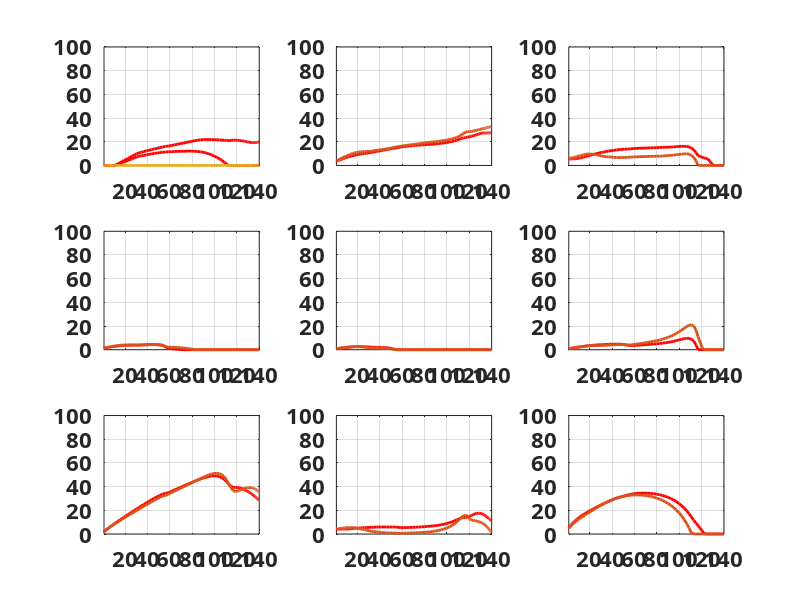

Source code (MATLAB):
% Clean workspace
clc; clear all; close all;

load EFDATA_MOD;
EFDATAD = EFDATA;
load EFDATA_VHP;

load KEDATA_VHP;
vartheta = KEDATA.Joint_Angle_Evolution(8,1:end-2);
vartheta (1,1) = 0;

ADF = EFDATAD{22,1}.Forces(1:end-2,1)*100/277.48;
ADFA = EFDATAD{22,1}.Forces(1:end-2,2)*100/277.48;
MDF = EFDATAD{23,1}.Forces(1:end-2,1)*100/1860.52;
PDF = EFDATAD{24,1}.Forces(1:end-2,1)*100/567.15;
SUF = EFDATAD{25,1}.Forces(1:end-2,1)*100/687.84;
INF = EFDATAD{26,1}.Forces(1:end-2,1)*100/1099.61;
SBF = EFDATAD{27,1}.Forces(1:end-2,1)*100/1177.93;
TMF = EFDATAD{28,1}.Forces(1:end-2,1)*100/223.35;
TJF = EFDATAD{29,1}.Forces(1:end-2,1)*100/514.51;
CRF = EFDATAD{30,1}.Forces(1:end-2,1)*100/150.05;

ADS = EFDATA{22,1}.Forces(1:end-2,1)*100/277.48;
MDS = EFDATA{23,1}.Forces(1:end-2,1)*100/1860.52;
PDS = EFDATA{24,1}.Forces(1:end-2,1)*100/567.15;
SUS = EFDATA{25,1}.Forces(1:end-2,1)*100/687.84;
INS = EFDATA{26,1}.Forces(1:end-2,1)*100/1099.61;
SBS = EFDATA{27,1}.Forces(1:end-2,1)*100/1177.93;
TMS = EFDATA{28,1}.Forces(1:end-2,1)*100/223.35;
TJS = EFDATA{29,1}.Forces(1:end-2,1)*100/514.51;
CRS = EFDATA{30,1}.Forces(1:end-2,1)*100/150.05;

figure('color', 'white');
subplot(3,3,1)
plot(-vartheta'*180/pi, ADF, 'linewidth', 2, 'color', 'red');
hold on;
plot(-vartheta'*180/pi, ADFA, 'linewidth', 2, 'color', 'red');
plot(-vartheta'*180/pi, ADS, 'linewidth', 2);
grid on;
xlim([1, 140]);
ylim([0, 100]);
set(gca, 'xtick', [0, 20, 40, 60, 80, 100, 120, 140], 'fontsize', 16, 'fontweight', 'bold', 'fontname', 'sansserif');
set(gca, 'ytick', [0, 20, 40, 60, 80, 100]);

subplot(3,3,2)
plot(-vartheta'*180/pi, MDF, 'linewidth', 2, 'color', 'red');
hold on;
plot(-vartheta'*180/pi, MDS, 'linewidth', 2);
grid on;
xlim([1, 140]);
ylim([0, 100]);
set(gca, 'xtick', [0, 20, 40, 60, 80, 100, 120, 140], 'fontsize', 16, 'fontweight', 'bold', 'fontname', 'sansserif');
set(gca, 'ytick', [0, 20, 40, 60, 80, 100]);
subplot(3,3,3)
plot(-vartheta'*180/pi, PDF, 'linewidth', 2, 'color', 'red');
hold on;
plot(-vartheta'*180/pi, PDS, 'linewidth', 2);
grid on;
xlim([1, 140]);
ylim([0, 100]);
set(gca, 'xtick', [0, 20, 40, 60, 80, 100, 120, 140], 'fontsize', 16, 'fontweight', 'bold', 'fontname', 'sansserif');
set(gca, 'ytick', [0, 20, 40, 60, 80, 100]);

subplot(3,3,4)
plot(-vartheta'*180/pi, SUF, 'linewidth', 2, 'color', 'red');
hold on;
plot(-vartheta'*180/pi, SUS, 'linewidth', 2);
grid on;
xlim([1, 140]);
ylim([0, 100]);
set(gca, 'xtick', [0, 20, 40, 60, 80, 100, 120, 140], 'fontsize', 16, 'fontweight', 'bold', 'fontname', 'sansserif');
set(gca, 'ytick', [0, 20, 40, 60, 80, 100]);

subplot(3,3,5)
plot(-vartheta'*180/pi, INF, 'linewidth', 2, 'color', 'red');
hold on;
plot(-vartheta'*180/pi, INS, 'linewidth', 2);
grid on;
xlim([1, 140]);
ylim([0, 100]);
set(gca, 'xtick', [0, 20, 40, 60, 80, 100, 120, 140], 'fontsize', 16, 'fontweight', 'bold', 'fontname', 'sansserif');
set(gca, 'ytick', [0, 20, 40, 60, 80, 100]);

subplot(3,3,6)
plot(-vartheta'*180/pi, SBF, 'linewidth', 2, 'color', 'red');
hold on;
plot(-vartheta'*180/pi, SBS, 'linewidth', 2);
grid on;
xlim([1, 140]);
ylim([0, 100]);
set(gca, 'xtick', [0, 20, 40, 60, 80, 100, 120, 140], 'fontsize', 16, 'fontweight', 'bold', 'fontname', 'sansserif');
set(gca, 'ytick', [0, 20, 40, 60, 80, 100]);

subplot(3,3,7)
plot(-vartheta'*180/pi, TMF, 'linewidth', 2, 'color', 'red');
hold on;
plot(-vartheta'*180/pi, TMS, 'linewidth', 2);
grid on;
xlim([1, 140]);
ylim([0, 100]);
set(gca, 'xtick', [0, 20, 40, 60, 80, 100, 120, 140], 'fontsize', 16, 'fontweight', 'bold', 'fontname', 'sansserif');
set(gca, 'ytick', [0, 20, 40, 60, 80, 100]);

subplot(3,3,8)
plot(-vartheta'*180/pi, TJF, 'linewidth', 2, 'color', 'red');
hold on;
plot(-vartheta'*180/pi, TJS, 'linewidth', 2);
grid on;
xlim([1, 140]);
ylim([0, 100]);
set(gca, 'xtick', [0, 20, 40, 60, 80, 100, 120, 140], 'fontsize', 16, 'fontweight', 'bold', 'fontname', 'sansserif');
set(gca, 'ytick', [0, 20, 40, 60, 80, 100]);

subplot(3,3,9)
plot(-vartheta'*180/pi, CRF, 'linewidth', 2, 'color', 'red');
hold on;
plot(-vartheta'*180/pi, CRS, 'linewidth', 2);
grid on;
xlim([1, 140]);
ylim([0, 100]);
set(gca, 'xtick', [0, 20, 40, 60, 80, 100, 120, 140], 'fontsize', 16, 'fontweight', 'bold', 'fontname', 'sansserif');
set(gca, 'ytick', [0, 20, 40, 60, 80, 100]);